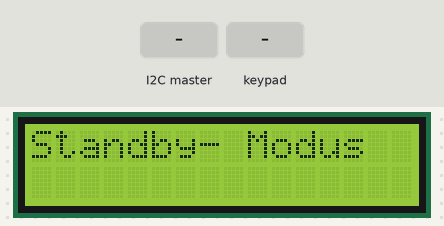
The sketch below on a simulated Arduino Uno, built with avr-gcc and run on an emulated ATmega328P. On the bench: 16×2 character LCD. The inputs (shaded band) are chosen by the test bench. What the sketch prints to the serial monitor is not drawn.

Above: at 1.2 s.
1.3 s: the I2C master sends "a"
At 2.5 s:
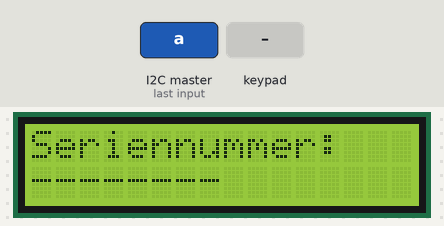
2.8 s: keypad keys 0 6 0 4 2 0 1 7 # pressed 0.4 s apart
At 6.8 s:
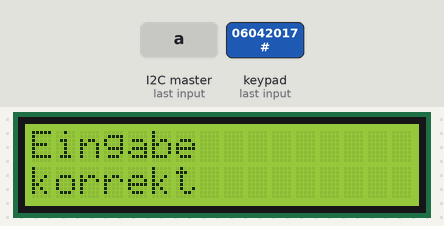
At 8.1 s:
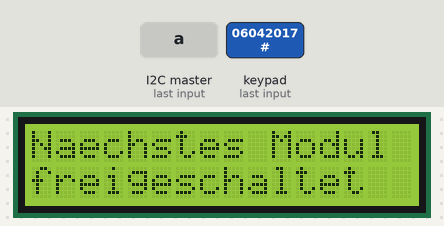
Timing chart, 0 to 9.6 s (numbered marks = the images above; inputs shaded):
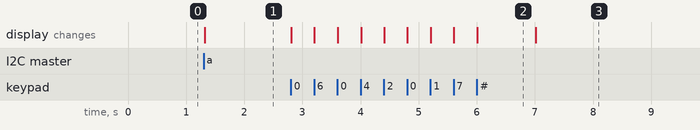

Measured:
- after the input at 1.3 s, the display: changes at once (image 1)
- after the input at 2.8 s, the display: first changes at once (image 2 shows a later state)
- what the display in image 2 shows lasts 1.0 s, from 6.0 s to 7.0 s

The sketch:

game3.ino
```cpp
#include <Keypad.h>
#include <LiquidCrystal.h>
#include <Wire.h>

/*LCD setup*/
#define rs_pin 2
#define en_pin 3
#define d4_pin 4
#define d5_pin 5
#define d6_pin 6
#define d7_pin 7
LiquidCrystal lcd(rs_pin, en_pin, d4_pin, d5_pin, d6_pin, d7_pin);

/*Keypad setup*/
const byte ROWS = 4; //four rows
const byte COLS = 3; //three columns
byte rowPins[ROWS] = {A3, A2, A1, 12};//connect to the row pinouts of the keypad
byte colPins[COLS] = {11, 10, 9};   //connect to the column pinouts of the keypad
char hexaKeys[ROWS][COLS] = {
  {'1', '2', '3'},
  {'4', '5', '6'},
  {'7', '8', '9'},
  {'*', '0', '#'}
};
Keypad customKeypad = Keypad( makeKeymap(hexaKeys), rowPins, colPins, ROWS, COLS);

/*Game setup*/
char output = 'o';
int gamestatus = 0;
const byte pin_length = 8;
byte input_length = 0;
const char pin_code[] = {"06042017"};
char input[] = {"--------"};
bool screen1 = false;

void setup() {
  Serial.begin(9600);
  lcd.begin(16, 2);
  lcd.noCursor();
  Wire.begin(3);                // join i2c bus with address #8
  Wire.onRequest(requestEvent); // register event
  Wire.onReceive(receiveEvent); // register event
  reset();
}

void loop() {
  if (gamestatus == 1 ) {
    if (screen1 == false) {
      printOnLCD("Seriennummer:   ", "");
      screen1 = true;
    }
    print_serialnumber();
    char customKey = customKeypad.getKey();
    if (customKey) {
      // Check, ob ASCII Wert des Char einer Ziffer zwischen 0 und 9 entspricht
      if ((int(customKey) >= 48) && (int(customKey) <= 57) && (input_length < pin_length)) {
        input[input_length] = customKey;
        Serial.println(customKey);
        input_length++;
      }
      // oder Code überprüfen, falls Raute gedrückt wurde
      else if (customKey == '#') {
        Serial.println(customKey);
        checkPin();
      }
      else if (customKey == '*' && input_length > 0 ) {
        Serial.println(customKey);
          input_length--;
          input[input_length] = '-';

      }
    }
  }
}
```

I2C.ino
```cpp
void requestEvent() {
  Wire.write(output); // respond with message of 1 bytes
  output = 'o';       // overwrite sent data with something else to avoid sending the same data twice
}

void receiveEvent(int howMany) {
  while (1 <= Wire.available()) {// loop through all but the last
    char input = Wire.read();   // receive byte as a character
    Serial.print(input);        // print the character
    switch  (input) {
      case 'a':
        gamestatus = 1;         //start the game
        Serial.println("Das Spiel wurde aktiviert");
        break;

      case 'r':                 //reset the game
        reset();
        break;

      default:
        Serial.print("Ungültiger Input: ");
        Serial.println(input);
        break;
    }
  }
}
```

global_functions.ino
```cpp
//Setzt das Spiel in den Ausgangsmodus zurück und generiert eine neue Sequenz
void reset() {
  Serial.println("Setze Spiel zurück:");
  gamestatus = 0;
  Serial.print("Gamestatus: ");
  Serial.println(gamestatus);
  for ( int i = 0; i < pin_length; i++) {
    input[i] = '-';
  }
  input_length = 0;
  Serial.println("\n");
  Serial.println("Das Spiel wurde zurückgesetzt.");
  lcd.clear();
  printOnLCD("Standby- Modus", "");
  screen1 = false;
}

void progress() {
  gamestatus++;
}

//Auszuführende Befehlen, falls richtige Sequenz eingegeben
void win() {
  output = 's';
  gamestatus = 0;
  printOnLCD("Eingabe         ", "korrekt         ");
  delay(1000);
  printOnLCD("Naechstes Modul", "freigeschaltet");
  screen1 = false;
}

//Auszuführende Befehle, falls falsche Sequenz eingegeben
void fail() {
  output = 'f';
  for ( int i = 0; i < pin_length; i++) {
    input[i] = '-';
  }
  input_length = 0;
  printOnLCD("Eingabe         ", "ungueltig       ");
  delay(1000);
  screen1 = false;
}
```

LCD.ino
```cpp
void printOnLCD(char line1[], char line2[]) {
  lcd.clear();
  lcd.setCursor(0, 0);
  lcd.print(line1);
  lcd.setCursor(0, 1);
  lcd.print(line2);
}

void print_serialnumber(){
  lcd.setCursor(0,2);
  for(int i = 0; i<8; i++){
    lcd.setCursor(i,2);
    lcd.print(input[i]);
  }
}

void addToLCD(int col, int row, char text[]) {
  lcd.setCursor(col, row);
  lcd.print(text);
}

void LCDpassword() {
  lcd.clear();

  for ( unsigned i = 0; i < pin_length; i++) {
    lcd.setCursor(i, 0);
    lcd.print(input[i]);
    Serial.print(input[i]);
  }
  Serial.print('\n');
  addToLCD(0, 1, "#Delete *Confirm");
}

void LCDdotting(int pos, int row) {
  for (int i = pos; i <= 16 - pos; i++) {
    addToLCD(i, row, ".");
    delay(100);
  }
}

/* Appears when Keypad Game has been finished */
void LCDcorrect() {
  printOnLCD("Processing..", "");
  for (int i = 3; i >= 1; i--) {
    lcd.setCursor(0, 1);
    lcd.print(i);
    LCDdotting(1, 1);
  }
  delay(1500);
  printOnLCD("  Next Station", "   Unlocked!");
  delay(3000);
  lcd.clear();
}
```

keypad.ino
```cpp
void checkPin() {
  // Eingabe mit festgelegtem Pincode vergleichen
  if (strcmp(input, pin_code) == 0) {
    Serial.println("Richtige Seriennummer eingegeben.");
    // Aktion für richtigen Pin ausführen
    win();
  }
  else if (input_length != pin_length) {
    pinShort();
  }
  else {
    Serial.println("Falsche Seriennummer eingegeben.");
    // Aktion für falschen Pin ausführen
    fail();
  }
}

void pinShort() {
  printOnLCD("Eingabe           ", "unvollstaendig  ");
  delay(1000);
  lcd.clear();
  screen1 = false;
}
```
